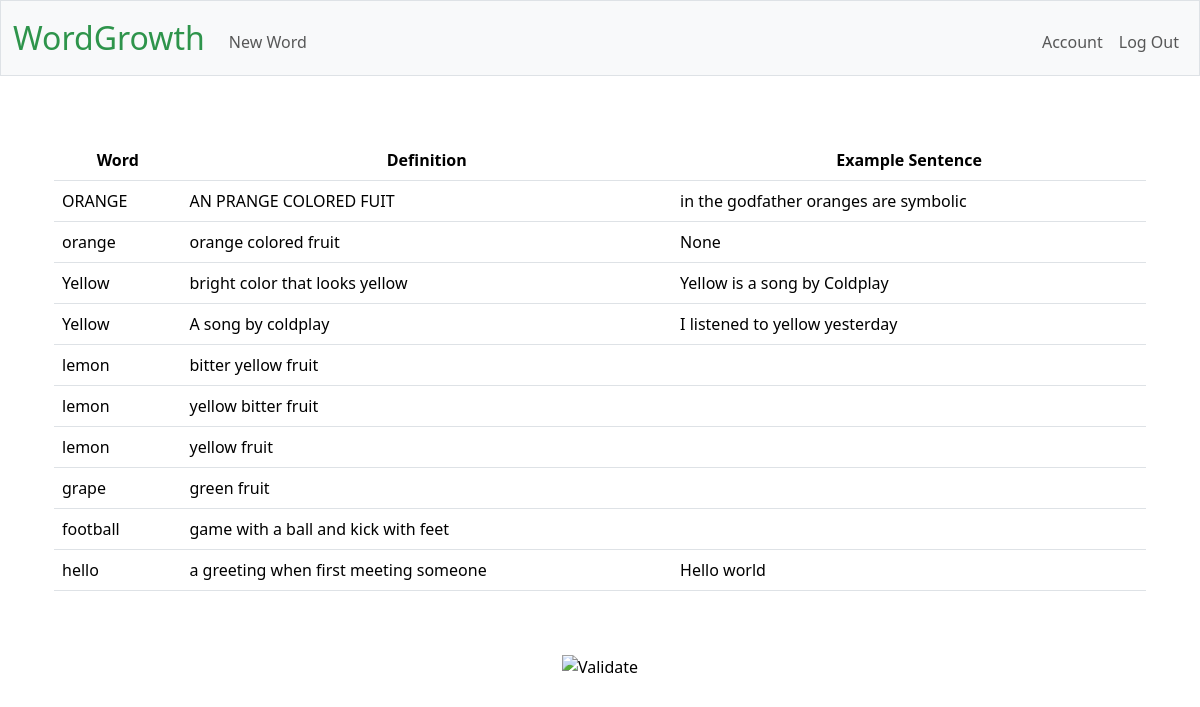
Page / (signed in) on the earlier database version.
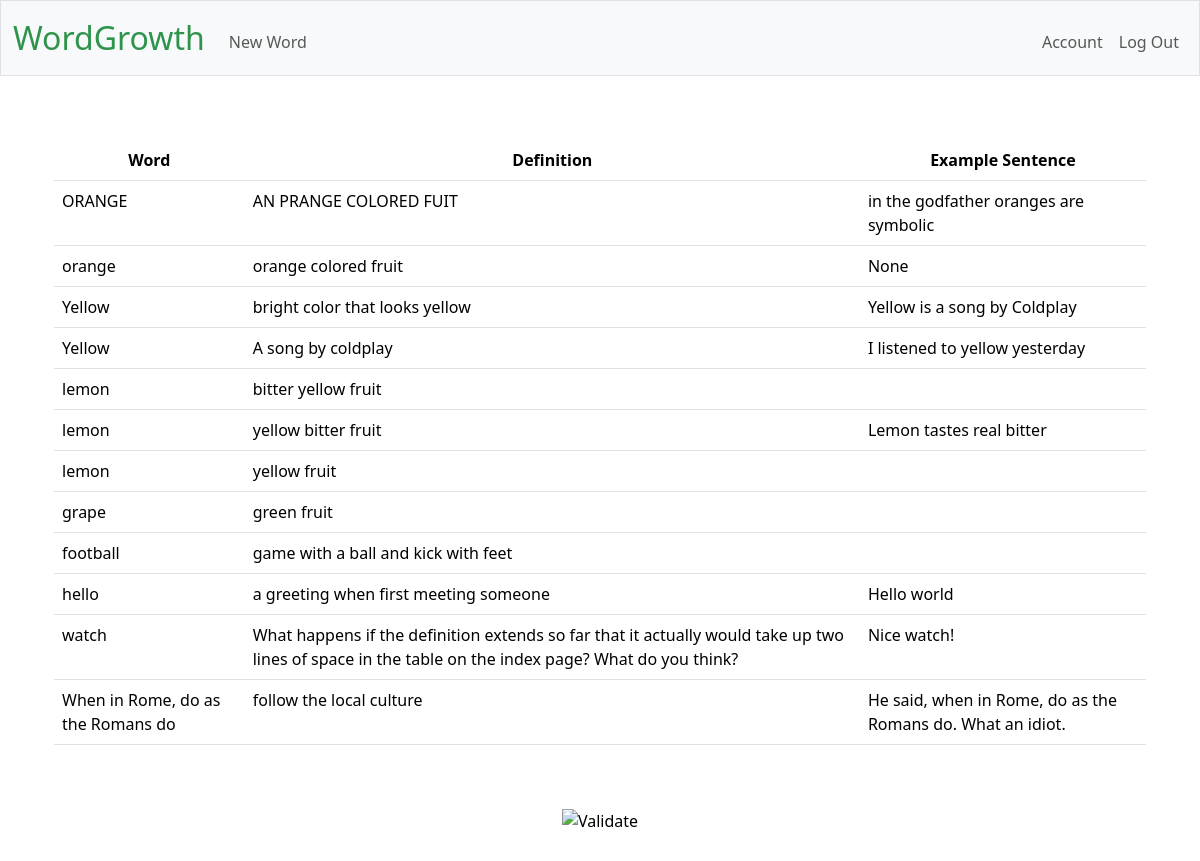
Same page on the later database version.
### tables this page shows
CREATE TABLE "vocabulary" (id INTEGER PRIMARY KEY AUTOINCREMENT, user_id INTEGER, word TEXT NOT NULL, definition TEXT, notes TEXT, example_sentence TEXT, example_media TEXT, FOREIGN KEY (user_id) REFERENCES users(id));

### app.py (the view)
@app.route("/")
def show_words():
    conn = get_db_connection()
    cursor = conn.cursor()
    if not session.get("user_id"):
        return redirect(url_for("login"))
    else:
        cursor.execute(
            "SELECT * FROM vocabulary WHERE user_id = ?", [session['user_id']]
            )
        conn.commit()
        rows = cursor.fetchall()
        return render_template("index.html", rows=rows)

### app.py (called while the page is built)
@app.teardown_appcontext
def close_db_connection(exception):
    db = g.pop('db', None)
    if db is not None:
        db.close()

### helpers.py (called while the page is built)
def get_db_connection():
    if 'db' not in g:
        g.db = sqlite3.connect(DATABASE)
        g.db.execute("PRAGMA foreign_keys = ON")  # Enables foreign key checks
        g.db.row_factory = sqlite3.Row # enables dictionaries to be returned not just tuples
    return g.db

### templates/index.html (shortened to what this page needs)
{% extends "layout.html" %}
{% block main %}
    <div class="container mt-3">
        <table class="table table-hover">
            <thead>
                <tr>
                    <th>Word</th>
                    <th>Definition</th>
                    <th>Example Sentence</th>
                </tr>
            </thead>
            <tbody>
                {% for row in rows %}
                <tr class="clickable-row" data-href="{{ url_for('word_view', word_id=row['id']) }}">
                    <td class="text-start">{{ row["word"] }}</td>
                    <td class="text-start">{{ row["definition"] }}</td>
                    <td class="text-start">{{ row["example_sentence"] }}</td>
                </tr>
                {% endfor %}
            </tbody>
        </table>
    </div>
{% endblock %}

### templates/layout.html (shortened to what this page needs)
<!DOCTYPE html>
<html lang="en">
    <head>
        <link rel="stylesheet" href="/static/styles.css">
        <link href="https://cdn.jsdelivr.net/npm/bootstrap@5.3.3/dist/css/bootstrap.min.css" rel="stylesheet"
>
    </head>
    <body>
        <nav class="bg-light border navbar navbar-expand-md navbar-light">
            <div class="container-fluid">
                <a class="navbar-brand" href="/"><span class="green">WordGrowth</span></a>
                <div class="collapse navbar-collapse" id="navbar">
                    {% if session["user_id"] %}
                        <ul class="navbar-nav me-auto mt-2">
                            <li class="nav-item"><a class="nav-link" href="/new_word">New Word</a></li>
                        </ul>
                        <ul class="navbar-nav ms-auto mt-2">
                            <li class="nav-item"><a class="nav-link" href="/account">Account</a></li>
                            <li class="nav-item"><a class="nav-link" href="/logout">Log Out</a></li>
                        </ul>
                    {% else %}
                        <ul class="navbar-nav ms-auto mt-2">
                            <li class="nav-item"><a class="nav-link" href="/register">Register</a></li>
                            <li class="nav-item"><a class="nav-link" href="/login">Log In</a></li>
                        </ul>
                    {% endif %}
                </div>
            </div>
        </nav>
        <main class="container py-5 text-center">
            {% block main %}{% endblock %}
        </main>
    </body>
    <footer class="mb-5">
        <form action="https://validator.w3.org/check" class="text-center" enctype="multipart/form-data" method="post" target="_blank">
            <input alt="Validate" src="/static/I_heart_validator.png" type="image">
        </form>
    </footer>
</html>

### static/styles.css (style rules this page uses)
nav .navbar-brand { font-size: xx-large; }
nav .navbar-brand .green { color: #2e944b; }

Differences in the rows shown:
changed vocabulary "yellow bitter fruit": example_sentence (not shown) → "Lemon tastes real bitter"
added vocabulary: word "watch", definition "What happens if the definition extends so far that it actually would take up two lines of space in the table on the index page? What do you think?", example_sentence "Nice watch!"
added vocabulary: word "When in Rome, do as the Romans do", definition "follow the local culture", example_sentence "He said, when in Rome, do as the Romans do. What an idiot."
